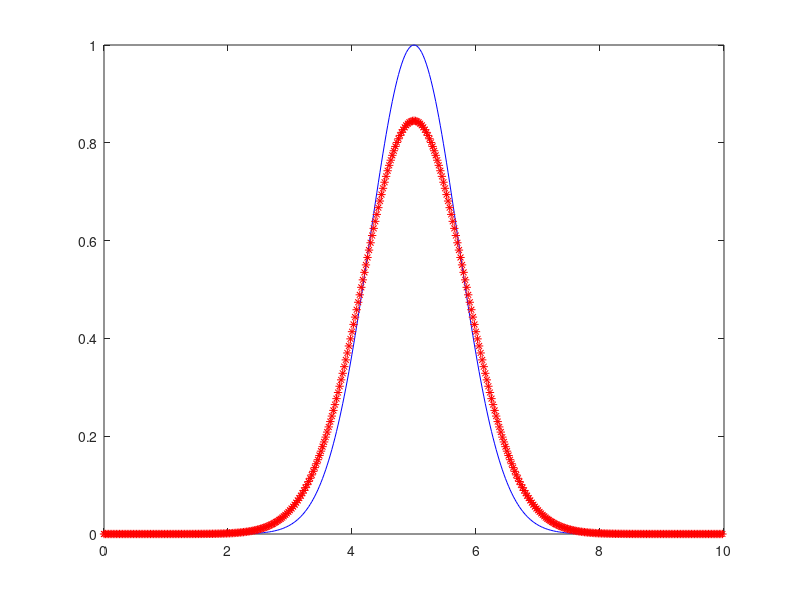

MATLAB code for this plot:
clear all
close all
clc 
format long


ni = 0.1 %diffusity or viscosity (instead of a2)

L = 10;
N = 400;
T = 1;

alpha = 10; % for the new function

% u = 4
% 
% a1 = -u; % a1*T it says how much and in which direction we should go to take 
%         % the sampelling point. if it is negative as in this case, it will
        % go forward, and if it's positive, it will go in negative
        % direction

         
        % a1 is the opposite of velocity, and in many exercises we will be
        % asked to interpret the opposite of velocity which is u


 a2 = ni;  %the strength of this coefficient determins how fast this diffusive process
            % is tkaing place

nmodes = 100;

h = L / N;

x = [0 : h : L-h]';


% C0 is the initail condition, the new one is almost incontinous

 c0 = @(x) exp(-(x - L * 0.5) .^2 / (L * 0.1) .^2);

%c0 = @(x) -tanh(alpha*(x-L/3)) + tanh(alpha*(x - L/5));


c0hat = fft(c0(x));

% mask = ones(N,1);
% mask(nmodes+2:N-nmodes) = 0
% 
%advection equation

omega = 2 * pi / L;
%  kk = [0;[1:N/2]';[-(N/2)+1):-1]'];

kk = [0 : N/2,(-N/2+1):-1]';% this is the order that matlab makes fft
 omegak = omega * kk; % j is the imaginary unit


% dealing with zero source K
alphak = a2 *( j *  omegak).^2; %a2 and omega k are positive, j is imaginary unit
                                % it means that this square will be
                                % negative. so it will make the plot
                                % smaller


chat = ( c0hat .* exp(alphak*T));   %this is made square



% solution of time t
% c = ifft(chat.*mask);

c = ifft(chat);

plot(x, c0(x), 'b', x, c, 'r*')


% this is how the red colour spreads with time,
% the more we increase T in the first lines of code, the more it will be
% spreaded out.


% so it depends on how strong the liquid is, and how long we wait, the
% liquid will spread in the water
